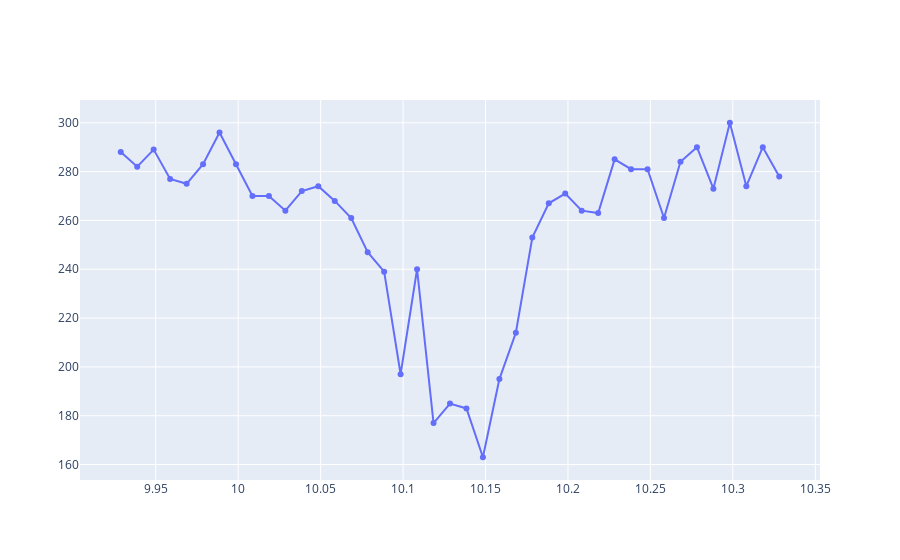

Notebook code cell kept with this figure:
### Code cell
# y = np.array([e[0] for e in counts])
f = go.Figure()
f.add_trace(go.Scatter(x=x/34555, y=counts, mode='markers+lines'))
f.show()

### Figure 1 — Plotly figure (JSON) as saved in the notebook; plotly's stock layout.template omitted (floating-point values rounded to 4 significant figures)
{"data": [{"mode": "markers+lines", "type": "scatter", "x": [9.929, 9.939, 9.949, 9.959, 9.969, 9.979, 9.989, 9.999, 10.01, 10.02, 10.03, 10.04, 10.05, 10.06, 10.07, 10.08, 10.09, 10.1, 10.11, 10.12, 10.13, 10.14, 10.15, 10.16, 10.17, 10.18, 10.19, 10.2, 10.21, 10.22, 10.23, 10.24, 10.25, 10.26, 10.27, 10.28, 10.29, 10.3, 10.31, 10.32, 10.33], "y": [288, 282, 289, 277, 275, 283, 296, 283, 270, 270, 264, 272, 274, 268, 261, 247, 239, 197, 240, 177, 185, 183, 163, 195, 214, 253, 267, 271, 264, 263, 285, 281, 281, 261, 284, 290, 273, 300, 274, 290, 278]}], "layout": {}}
